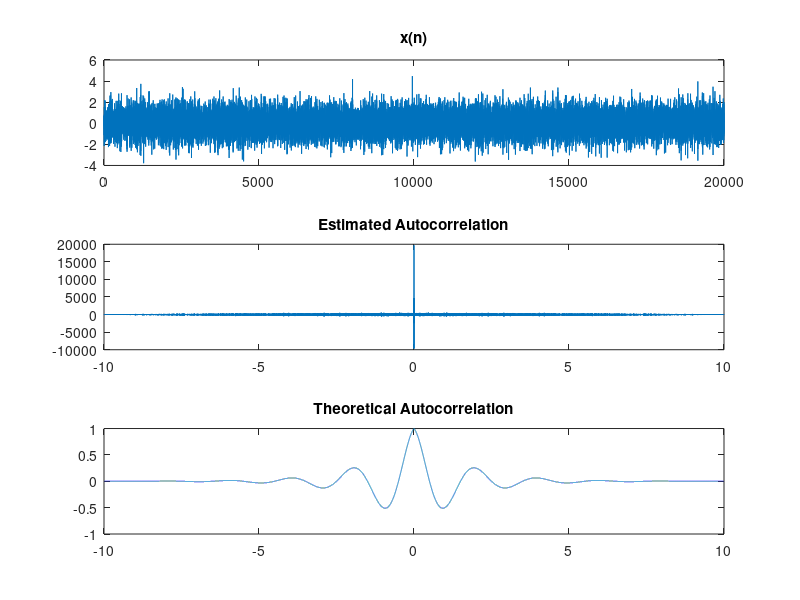

Source code (MATLAB):
w = sqrt(3/4)* randn(1, 20000);
x = filter(1,[1 1/2] ,w);
subplot(3,1,1)
plot(x);
title('x(n)')
m=1/length(x)*sum(x);
disp('Mean');
disp(m);
rxx = [];
% 
% for i = 1:20000
%     for l = 1:20000-i
%         try
%             rxx(l) = x(i).*x(i+l);
%         catch
%             warning('Index exceeds the number of array elements (20000).');
%         end
%     end
% end
%Tror ikke dette er riktig^

rxx = xcorr(x);
m = linspace(-10,10,20000*2-1);
rxxc = (-1/2).^abs(m);
subplot(3,1,2);
plot(m,rxx)
title('Estimated Autocorrelation')

subplot(3,1,3)
plot(m,rxxc)
title('Theoretical Autocorrelation');

Px=1/20000*sum(x.^2);
disp('power')
disp(Px);